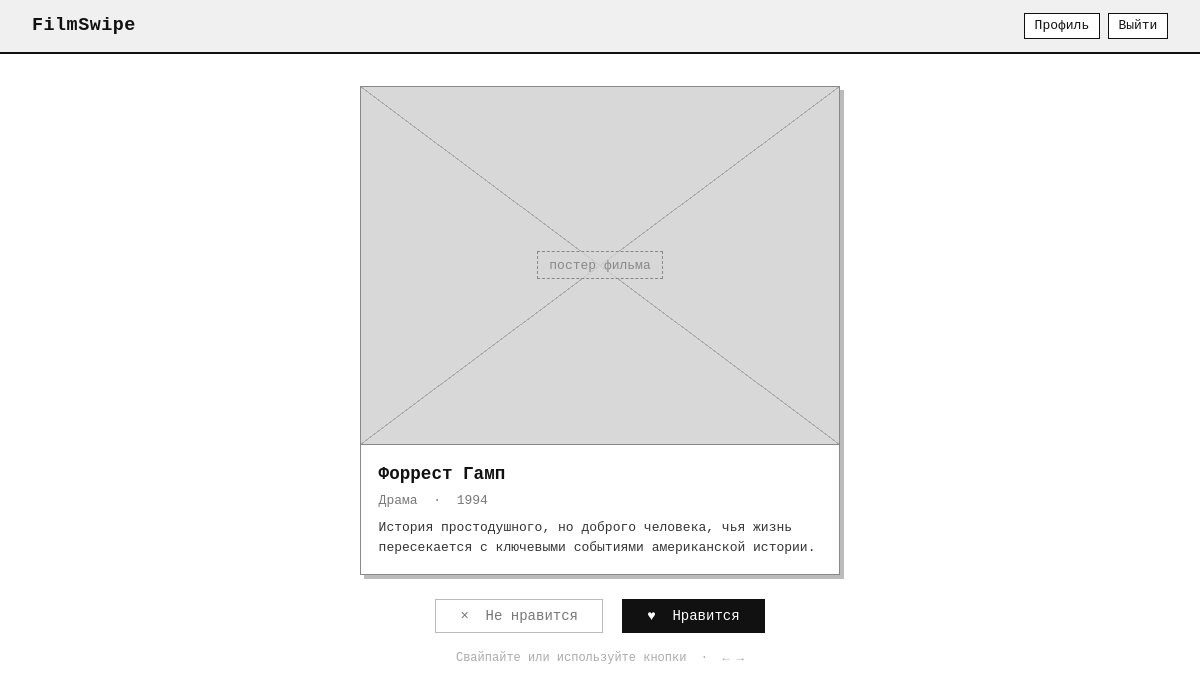
/ (signed in), run on the app's committed database.
### app/database.py (models this page shows)
class Movie(Base):
    __tablename__ = "movies"
    id = Column(Integer, primary_key=True, autoincrement=True)
    title = Column(String(256), nullable=False)
    genre = Column(String(64), nullable=False)
    year = Column(SmallInteger)
    description = Column(Text, nullable=True)
    poster_path = Column(String(512), nullable=True)
    created_at = Column(TIMESTAMP, default=datetime.utcnow)
    likes = relationship("Like", back_populates="movie", cascade="all, delete")
    dislikes = relationship("Dislike", back_populates="movie", cascade="all, delete")

### app/routers/swipe.py (the view)
@router.get("/", response_class=HTMLResponse)
async def index(request: Request, db: Session = Depends(get_db)):
    user = get_current_user(request, db)
    if not user:
        return RedirectResponse("/auth/login", status_code=303)
    movie = _get_next_movie(user.id, db)
    total = db.query(Movie).count()
    liked = db.query(Like).filter(Like.user_id == user.id).count()
    disliked = db.query(Dislike).filter(Dislike.user_id == user.id).count()
    return templates.TemplateResponse(
        "user/index.html",
        {"request": request, "user": user, "movie": movie, "total": total, "liked": liked, "disliked": disliked},
    )

### app/templates/user/index.html (shortened to what this page needs)
{% extends "base.html" %} {% block title %}FilmSwipe{% endblock %} {% block
content %}
<div class="swipe-outer">
  {% if movie %}
  <div class="movie-card" id="movie-card" data-movie-id="{{ movie.id }}">
    <div class="card-poster-wrap">
      {% if movie.poster_path %}
      <img src="{{ movie.poster_path }}" alt="{{ movie.title }}" />
      {% else %}
      <div class="card-poster-placeholder">
        <span class="placeholder-label">постер фильма</span>
      </div>
      {% endif %}
    </div>
    <div class="card-body-text">
      <div class="card-title">{{ movie.title }}</div>
      <div class="card-meta">
        {{ movie.genre }}&nbsp;&nbsp;·&nbsp;&nbsp;{{ movie.year or '' }}
      </div>
      {% if movie.description %}
      <div class="card-desc">{{ movie.description }}</div>
      {% endif %}
    </div>
  </div>
  <div class="swipe-buttons">
    <button class="btn-dislike" id="btn-dislike">× &nbsp;Не нравится</button>
    <button class="btn-like" id="btn-like">♥ &nbsp;Нравится</button>
  </div>
  <div
    style="margin-top: 1rem; font-size: 12px; color: #aaa; text-align: center"
  >
    Свайпайте или используйте кнопки &nbsp;·&nbsp; ← →
  </div>
  {% endif %}
</div>
{% endblock %}

### app/static/css/main.css (style rules this page uses)
*, *::before, *::after { box-sizing: border-box; margin: 0; padding: 0; }
body { background: #fff; color: #111; font-family: "Courier New", Courier, monospace; font-size: 15px; line-height: 1.5; min-height: 100vh; }
.swipe-outer { display: flex; flex-direction: column; align-items: center; padding: 2rem 1rem; }
.movie-card { width: 480px; border: 1.5px solid #888; box-shadow: 4px 4px 0 #bbb; background: #fff; cursor: grab; user-select: none; touch-action: pan-y; position: relative; }
.card-poster-wrap { position: relative; width: 100%; aspect-ratio: 4/3; background: #d8d8d8; overflow: hidden; border-bottom: 1.5px solid #888; }
.card-poster-placeholder { width: 100%; height: 100%; position: relative; display: flex; align-items: center; justify-content: center; }
.card-poster-placeholder::before, .card-poster-placeholder::after { content: ""; position: absolute; top: 0; left: 0; right: 0; bottom: 0; background: linear-gradient( to bottom right, transparent calc(50% - 0.5px), #aaa calc(50% - 0.5px), #aaa calc(50% + 0.5px), transparent calc(50% + 0.5px) ); }
.card-poster-placeholder::after { background: linear-gradient( to bottom left, transparent calc(50% - 0.5px), #aaa calc(50% - 0.5px), #aaa calc(50% + 0.5px), transparent calc(50% + 0.5px) ); }
.placeholder-label { position: relative; z-index: 1; border: 1px dashed #888; padding: 0.2rem 0.7rem; font-size: 13px; color: #888; background: rgba(216, 216, 216, 0.7); }
.card-body-text { padding: 1rem 1.1rem; }
.card-title { font-size: 1.1rem; font-weight: 700; margin-bottom: 0.2rem; }
.card-meta { font-size: 13px; color: #777; margin-bottom: 0.5rem; }
.card-desc { font-size: 13px; color: #333; line-height: 1.55; }
.swipe-buttons { display: flex; gap: 1.2rem; margin-top: 1.5rem; }
.btn-dislike { font-family: "Courier New", Courier, monospace; font-size: 14px; padding: 0.5rem 1.5rem; border: 1.5px solid #bbb; background: #fff; color: #777; cursor: pointer; display: flex; align-items: center; gap: 0.4rem; }
.btn-like { font-family: "Courier New", Courier, monospace; font-size: 14px; padding: 0.5rem 1.5rem; border: 1.5px solid #111; background: #111; color: #fff; cursor: pointer; display: flex; align-items: center; gap: 0.4rem; }

### data on the page
Movie: title "Форрест Гамп", genre "Драма", year "1994", description "История простодушного, но доброго человека, чья жизнь пересекается с ключевыми событиями американской истории."
